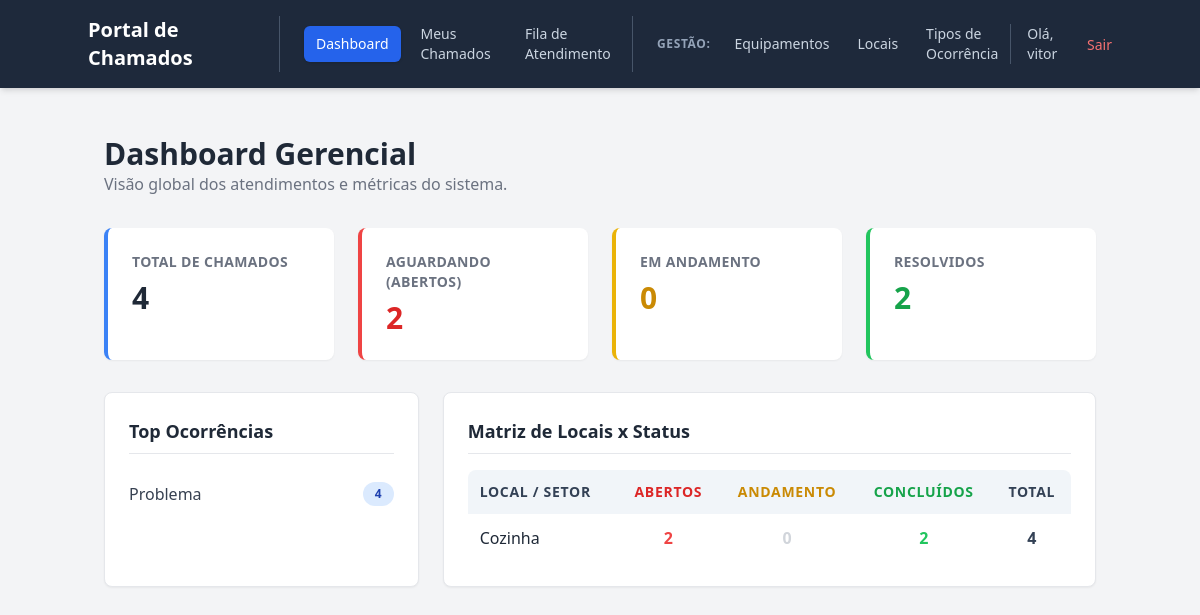
The app's page /chamados/noc/dashboard/ (signed in), older data.
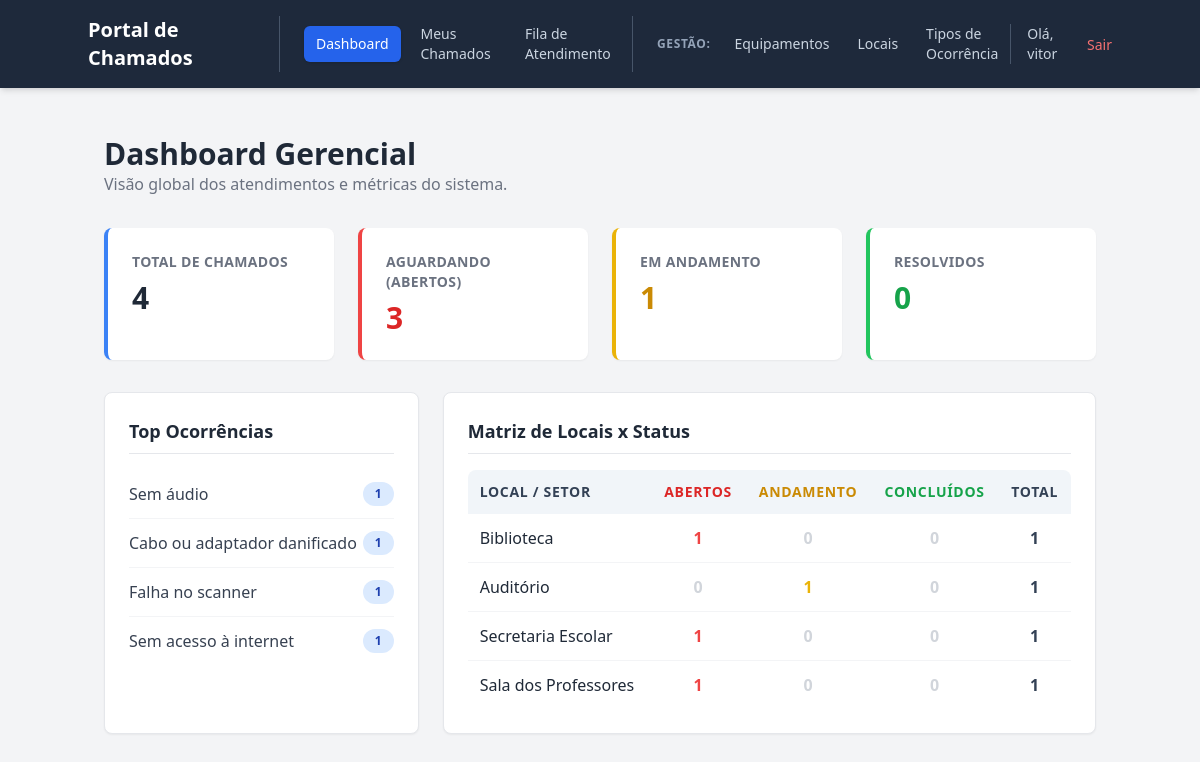
The same page, newer data.
### chamados/models.py (models this page shows, shortened)
class TipoOcorrencia(models.Model):
  descricao = models.CharField(
      max_length=100, verbose_name='Tipo de Ocorrência'
  )

class Local(models.Model):
  descricao = models.CharField(
      max_length=100, verbose_name='Local / Sala / Setor Físico'
  )

### chamados/views.py (the view)
# urls.py: path('noc/dashboard/', views.dashboard_noc, name='dashboard_noc'),
@login_required
@user_passes_test(checa_se_noc, login_url='lista_chamados_solicitante')
def dashboard_noc(request):
    total_chamados = Chamado.objects.count()
    total_abertos = Chamado.objects.filter(estado='ABERTO').count()
    total_andamento = Chamado.objects.filter(estado='EM_ANDAMENTO').count()
    total_concluidos = Chamado.objects.filter(estado='CONCLUIDO').count()
    chamados_por_tipo = TipoOcorrencia.objects.annotate(
        total=Count('chamado')
    ).filter(total__gt=0).order_by('-total')
    pivot_locais = Local.objects.annotate(
        total_abertos=Count('chamado', filter=Q(chamado__estado='ABERTO')),
        total_andamento=Count('chamado', filter=Q(chamado__estado='EM_ANDAMENTO')),
        total_concluidos=Count('chamado', filter=Q(chamado__estado='CONCLUIDO')),
        total_geral=Count('chamado')
    ).filter(total_geral__gt=0).order_by('-total_geral')
    context = {
        'total_chamados': total_chamados,
        'total_abertos': total_abertos,
        'total_andamento': total_andamento,
        'total_concluidos': total_concluidos,
        'chamados_por_tipo': chamados_por_tipo,
        'pivot_locais': pivot_locais,
    }
    return render(request, 'chamados/noc/dashboard.html', context)

### chamados/views.py (called while the page is built)
def checa_se_noc(user):
    try:
        return user.is_authenticated and user.perfilusuario.is_noc
    except ObjectDoesNotExist:
        return False

### chamados/templates/chamados/noc/dashboard.html (shortened to what the changed rows need)
{% extends "chamados/base.html" %}
{% block content %}
<div class="mb-8">
    <h2 class="text-3xl font-bold text-gray-800">Dashboard Gerencial</h2>
</div>
<div class="grid grid-cols-1 md:grid-cols-4 gap-6 mb-8">
    <div class="bg-white p-6 rounded-lg shadow-sm border-l-4 border-red-500">
        <h3 class="text-sm font-semibold text-gray-500 uppercase tracking-wide">Aguardando (Abertos)</h3>
        <p class="text-3xl font-bold text-red-600 mt-2">{{ total_abertos }}</p>
    </div>
    <div class="bg-white p-6 rounded-lg shadow-sm border-l-4 border-yellow-500">
        <h3 class="text-sm font-semibold text-gray-500 uppercase tracking-wide">Em Andamento</h3>
        <p class="text-3xl font-bold text-yellow-600 mt-2">{{ total_andamento }}</p>
    </div>
    <div class="bg-white p-6 rounded-lg shadow-sm border-l-4 border-green-500">
        <h3 class="text-sm font-semibold text-gray-500 uppercase tracking-wide">Resolvidos</h3>
        <p class="text-3xl font-bold text-green-600 mt-2">{{ total_concluidos }}</p>
    </div>
</div>
<div class="grid grid-cols-1 lg:grid-cols-3 gap-6">
    <div class="bg-white p-6 rounded-lg shadow-sm border border-gray-200 col-span-1">
        <ul class="divide-y divide-gray-100">
            {% for tipo in chamados_por_tipo %}
            <li class="py-3 flex justify-between items-center">
                <span class="text-gray-700 font-medium">{{ tipo.descricao }}</span>
                <span class="bg-blue-100 text-blue-800 text-xs font-bold px-3 py-1 rounded-full">{{ tipo.total }}</span>
            </li>
            {% empty %}
            <li class="py-3 text-gray-500 text-sm">Nenhum dado registrado.</li>
            {% endfor %}
        </ul>
    </div>
    <div class="bg-white p-6 rounded-lg shadow-sm border border-gray-200 col-span-2 overflow-x-auto">
        <table class="w-full text-left border-collapse min-w-full">
            <thead>
                <tr class="bg-slate-100 text-slate-700 text-sm uppercase tracking-wider">
                    <th class="p-3 font-semibold rounded-tl-lg">Local / Setor</th>
                    <th class="p-3 font-semibold text-center text-red-600">Abertos</th>
                    <th class="p-3 font-semibold text-center text-yellow-600">Andamento</th>
                    <th class="p-3 font-semibold text-center text-green-600">Concluídos</th>
                    <th class="p-3 font-semibold text-center rounded-tr-lg">Total</th>
                </tr>
            </thead>
            <tbody class="divide-y divide-gray-100">
                {% for linha in pivot_locais %}
                <tr class="hover:bg-slate-50 transition-colors">
                    <td class="p-3 text-gray-800 font-medium">{{ linha.descricao }}</td>
                    <td class="p-3 text-center font-bold {% if linha.total_abertos > 0 %}text-red-500{% else %}text-gray-300{% endif %}">{{ linha.total_abertos }}</td>
                    <td class="p-3 text-center font-bold {% if linha.total_andamento > 0 %}text-yellow-500{% else %}text-gray-300{% endif %}">{{ linha.total_andamento }}</td>
                    <td class="p-3 text-center font-bold {% if linha.total_concluidos > 0 %}text-green-500{% else %}text-gray-300{% endif %}">{{ linha.total_concluidos }}</td>
                    <td class="p-3 text-center font-bold text-slate-700">{{ linha.total_geral }}</td>
                </tr>
                {% empty %}
                <tr>
                    <td colspan="5" class="p-6 text-center text-gray-500">Sem chamados distribuídos por local.</td>
                </tr>
                {% endfor %}
            </tbody>
        </table>
    </div>
</div>
{% endblock %}

Row changes from the older to the newer data that the page shows:
removed TipoOcorrencia: descricao "Problema", total "4"
removed Local: descricao "Cozinha", total_abertos "2", total_andamento "0", total_concluidos "2", total_geral "4"
added TipoOcorrencia: descricao "Sem áudio", total "1"
added TipoOcorrencia: descricao "Cabo ou adaptador danificado", total "1"
added TipoOcorrencia: descricao "Falha no scanner", total "1"
added TipoOcorrencia: descricao "Sem acesso à internet", total "1"
added Local: descricao "Biblioteca", total_abertos "1", total_andamento "0", total_concluidos "0", total_geral "1"
added Local: descricao "Auditório", total_abertos "0", total_andamento "1", total_concluidos "0", total_geral "1"
added Local: descricao "Secretaria Escolar", total_abertos "1", total_andamento "0", total_concluidos "0", total_geral "1"
added Local: descricao "Sala dos Professores", total_abertos "1", total_andamento "0", total_concluidos "0", total_geral "1"
Text that changed along with them:
{{ total_abertos }}: "2" → "3"
{{ total_andamento }}: "0" → "1"
{{ total_concluidos }}: "2" → "0"
